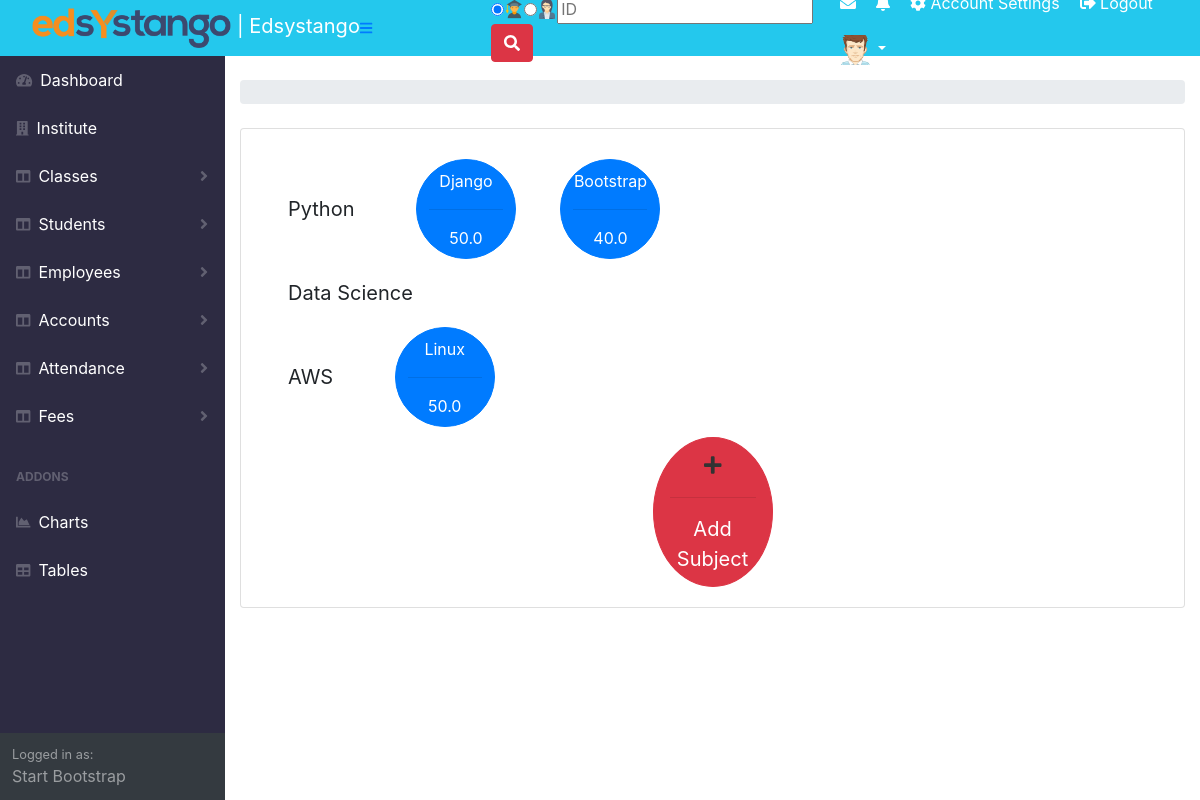
The app's page /viewsubject/ with its own data.
### portalapp/models.py (models this page shows, shortened)
class Addclass(models.Model):
    name = models.CharField(max_length=255)
    fees = models.FloatField()

class Subjects(models.Model):
    subjectname = models.CharField(max_length=255)
    marks = models.FloatField()
    name = models.ForeignKey(Addclass,on_delete=models.CASCADE)

### portalapp/views.py (the view)
# urls.py: path('viewsubject/',views.ViewSubjects),
def ViewSubjects(request):
    obj = Addclass.objects.all()
    return render(request,'portalapp/subject.html',{'obj':obj})

### templates/portalapp/subject.html
{% extends 'portalapp/base.html' %}
{% load static %}
{% block base %}
{% if obj %}
<div class="span9" id="sufal" style="">
                  <div class="content">
                      <div class="module">
                        {% for i in obj %}
                        <div class="span9" style="color:white;margin:10px;">
<button class="btn  btn-lg" style="">{{i.name}}</button>
{% for sub in i.subjects_set.all %}
<ul style="list-type:none;display:inline">
  <button class="btn btn-primary" style="border-radius:50%;width:100px;height:100px;">{{sub.subjectname}}<hr>{{sub.marks}}</button>
</ul>
{%endfor%}
</div>
{% endfor %}
<div class="span9 " style="text-align:center;">
							<a href='/addsubject'><button class="btn btn-danger btn-lg" style="border-radius:50%;width:120px;height:150px;"><i class="fa fa-plus"  style="color:#333;"></i><hr> Add Subject</button></a>
							</div>
                        </div>
                    </div>
                </div>
{% endif %}
{% endblock%}

### templates/portalapp/base.html (style rules this page uses)
a { color: white !important; }

### records on screen
Addclass: name "Python"
Subjects: subjectname "Django", marks "50.0"
Subjects: subjectname "Bootstrap", marks "40.0"
Addclass: name "Data Science"
Addclass: name "AWS"
Subjects: subjectname "Linux", marks "50.0"
